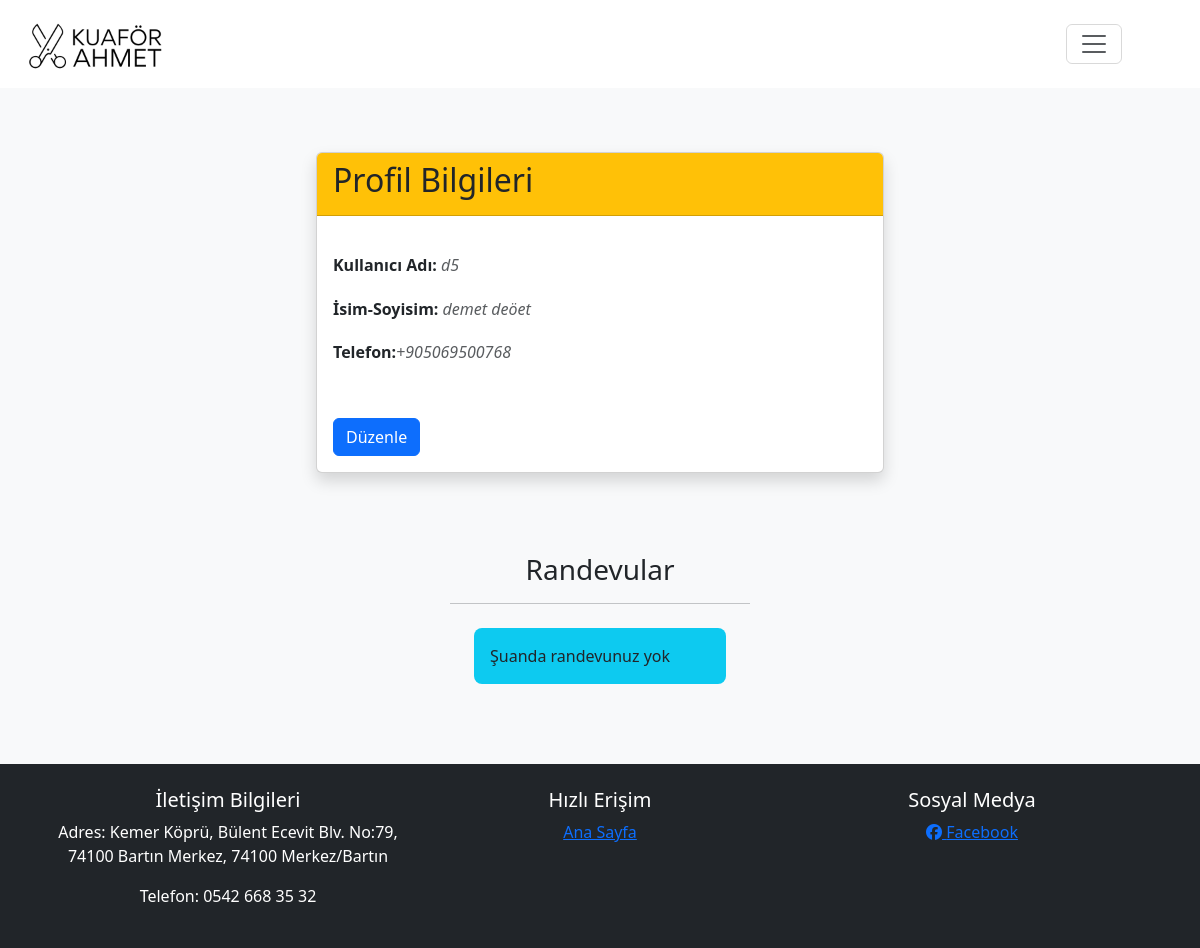
/profil/3 (signed in), run on the app's committed database.
### berberAhmetApp/models.py (models this page shows, shortened)
class AppUser(AbstractUser):
    username = models.CharField(max_length=40, unique=True, blank=False, null=False)
    password = models.CharField(max_length=100,verbose_name="Şifre",  blank=False , null=False)
    first_name=models.CharField(("İsim"), max_length=50,  blank=False , null=False)
    last_name=models.CharField(("Soyisim"), max_length=50,  blank=False , null=False)
    avatar = models.FileField(("User Avatar"), upload_to="uploads", null=True, blank=True)
    tel = PhoneNumberField(null=True, region="TR",  blank=False)

### berberAhmetApp/views.py (the view)
# urls.py: path("profil/<userId>", profil, name="profil"),
def profil(request, userId):
    if not request.user.is_authenticated:
        return redirect("404")
    user = AppUser.objects.filter(id=userId).first()
    randevular = Randevu.objects.filter(Müsteri=user)
    context = {}
    if request.method == "POST":
        form = UpdateForm(request.POST, instance=user)
        if form.is_valid():
            form.save()
            messages.add_message(request, messages.INFO, "Hesap bilgileri güncellendi. Lütfen tekrar giriş yapınız")
            return redirect("login")
    else:
        form = UpdateForm(instance=user)
    context["form"] = form
    context["user"] = user
    context["randevular"] = randevular
    return render(request, "profil.html", context)

### berberAhmetApp/templates/profil.html (shortened to what this page needs)
{% extends "base.html" %}
{% block content %}
<div class=" mt-5">
    <div class="row justify-content-center g-0">
        <div class="col-md-6">
            <div class="card m-3 shadow">
                <div class="card-header bg-warning">
                   <h2> Profil Bilgileri</h2>
                </div>
                <div class="card-body fs-4">
                    <h6 class="card-title mt-4"> <span class="fs-6 fw-bolder">Kullanıcı Adı:</span> <i class="text-muted fs-7">{{user.username}}</i> </h6>
                    <h6 class="card-text mt-4"> <span class="fs-6 fw-bolder">İsim-Soyisim:</span> <i class="text-muted fs-7">{{user.first_name}} {{user.last_name}}</i>  </h6>
                    <h6 class="card-text mt-4"> <span class="fs-6 fw-bolder"> Telefon:</span><i class="text-muted fs-7">{{user.tel}}</i> </h6>
                   <button type="button" class="btn btn-primary mt-5" data-bs-toggle="modal" data-bs-target="#exampleModal">
                        Düzenle
                      </button>
                </div>
            </div>
        </div>
    </div>
</div>
<div class=" mt-5">
    <div class="row justify-content-center g-0 mb-3">
        <div class="col-md-3 mb-3">
            <h3 class="text-center mt-3">Randevular</h3>
            <hr>
            {% for randevu in randevular %}
            <div class="randevuObject text-start bg-white p-3 shadow m-3">
            <h6 class="bg-warning p-2">Randevu tarihi</h6>
            <p> {{randevu.Tarih}} </p>
            <h6 class="bg-warning p-2">Hizmet</h6>
            <p> {{randevu.hizmet}} </p>
            <a href="{% url 'iptalRandevu' randevu.id %}" class="btn btn-danger">İptal et</a>
            </div>
            {% empty %}
            <div class="bg-info mb-5 p-3 rounded-3 m-4">
                Şuanda randevunuz yok
              </div>
            {% endfor %}
        </div>
    </div>
</div>
{% endblock content %}

### data on the page
AppUser: username "d5", first_name "demet", last_name "deöet", tel "+905069500768"
